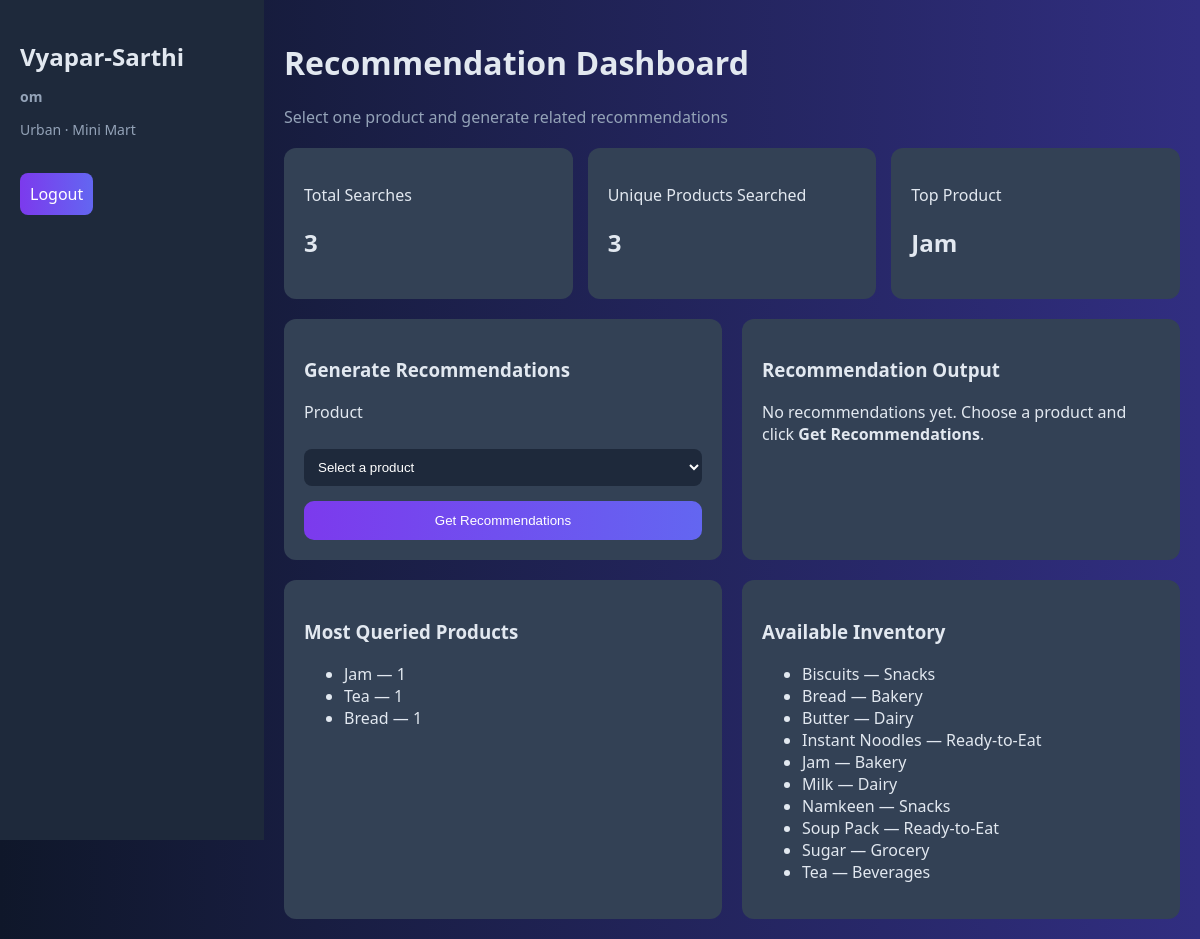
The page /dashboard (signed in) on the database its author committed.
### app/models.py (models this page shows)
class Shopkeeper(Base):
    __tablename__ = 'shopkeepers'
    id = Column(Integer, primary_key=True, index=True)
    shop_name = Column(String, nullable=False)
    owner_name = Column(String, nullable=False)
    username = Column(String, unique=True, nullable=False)
    password_hash = Column(String, nullable=False)
    location = Column(String, nullable=False)
    shop_type = Column(String, nullable=False)
    created_at = Column(DateTime, default=datetime.utcnow)
    searches = relationship('SearchLog', back_populates='shopkeeper')

class Product(Base):
    __tablename__ = 'products'
    id = Column(Integer, primary_key=True, index=True)
    name = Column(String, nullable=False, unique=True)
    category = Column(String, nullable=False)
    base_price = Column(Float, nullable=False)
    tags = Column(String, nullable=False)
    seasonal = Column(String, default='all')

### app/main.py (the view)
@app.get("/dashboard", response_class=HTMLResponse)
def dashboard_page(request: Request, db: Session = Depends(get_db)):
    user = current_user(request, db)
    if not user:
        return RedirectResponse(url="/", status_code=302)
    return render_dashboard(request, db, user)

### app/templates/dashboard.html (shortened to what this page needs)
<!DOCTYPE html>
<html>
<head>
    <link rel="stylesheet" href="/static/style.css">
</head>
<body>
<div class="dashboard">
    <div class="sidebar">
        <h2>Vyapar-Sarthi</h2>
        <p><strong>{{ user.shop_name }}</strong></p>
        <p>{{ user.location }} · {{ display_shop_type }}</p>
        <a href="/logout" class="logout">Logout</a>
    </div>
    <div class="content">
        <h1>Recommendation Dashboard</h1>
        <p class="sub">Select one product and generate related recommendations</p>
        <div class="cards">
            <div class="card">
                <p>Total Searches</p>
                <h2>{{ metrics.total_searches }}</h2>
            </div>
            <div class="card">
                <p>Unique Products Searched</p>
                <h2>{{ metrics.unique_products_searched }}</h2>
            </div>
            <div class="card">
                <p>Top Product</p>
                <h2>{{ metrics.top_product }}</h2>
            </div>
        </div>
        <div class="row">
            <div class="box">
                <h3>Generate Recommendations</h3>
                <form method="POST" action="/recommend">
                    <p>Product</p>
                    <select name="product_id" required>
                        <option value="" disabled {% if not selected %}selected{% endif %}>Select a product</option>
                    </select>
                    <button type="submit" class="btn">Get Recommendations</button>
                </form>
            </div>
            <div class="box">
                <h3>Recommendation Output</h3>
                {% if result %}
                    <p><strong>Base Product:</strong> {{ result.base_product }}</p>
                    <p>{{ result.explanation }}</p>
                    {% if result.recommendations %}
                        <div class="recommendation-list">
                            {% for item in result.recommendations %}
                                <div class="recommendation-item">
                                    <h4>{{ item.name }}</h4>
                                    <p>Category: {{ item.category }}</p>
                                    <p>Price: ₹{{ "%.0f"|format(item.price) }}</p>
                                    <p>Score: {{ item.score }}</p>
                                    <p>{{ item.reason }}</p>
                                </div>
                            {% endfor %}
                        </div>
                    {% else %}
                        <p>No recommendations found for this product.</p>
                    {% endif %}
                {% else %}
                    <p>No recommendations yet. Choose a product and click <strong>Get Recommendations</strong>.</p>
                {% endif %}
            </div>
        </div>
        <div class="row">
            <div class="box">
                <h3>Most Queried Products</h3>
                {% if metrics.top_products %}
                    <ul>
                        {% for name, count in metrics.top_products %}
                            <li>{{ name }} — {{ count }}</li>
                        {% endfor %}
                    </ul>
                {% else %}
                    <p>No search history yet.</p>
                {% endif %}
            </div>
            <div class="box">
                <h3>Available Inventory</h3>
                <ul>
                    {% for product in products %}
                        <li>{{ product.name }} — {{ product.category }}</li>
                    {% endfor %}
                </ul>
            </div>
        </div>
    </div>
</div>
</body>
</html>

### app/static/style.css (style rules this page uses)
body { margin: 0; font-family: 'Segoe UI', Arial, sans-serif; background: linear-gradient(to right, #0f172a, #312e81); color: #e2e8f0; }
.dashboard { display: flex; }
.sidebar { width: 20%; background: #1e293b; padding: 20px; height: 100vh; }
.sidebar h2 { margin-bottom: 10px; }
.sidebar p { color: #94a3b8; font-size: 14px; }
.logout { display: inline-block; margin-top: 20px; padding: 10px; background: linear-gradient(to right, #7c3aed, #6366f1); color: white; text-decoration: none; border-radius: 8px; }
.content { width: 80%; padding: 20px; }
.sub { color: #94a3b8; }
.cards { display: flex; gap: 15px; margin-top: 20px; }
.card { background: #334155; padding: 20px; border-radius: 12px; width: 30%; }
.row { display: flex; gap: 20px; margin-top: 20px; }
.box { background: #334155; padding: 20px; border-radius: 12px; width: 50%; }
input, select { width: 100%; padding: 10px; margin-top: 10px; border-radius: 8px; border: none; background: #1e293b; color: white; }
.btn { display: inline-block; width: 100%; margin-top: 15px; padding: 12px; background: linear-gradient(to right, #7c3aed, #6366f1); color: white; text-align: center; border-radius: 10px; border: none; cursor: pointer; }

### rows shown on the page
Shopkeeper: shop_name "om", location "Urban"
Product: top_product "Jam", name "Jam", count "1", category "Bakery"
Product: name "Tea", count "1", category "Beverages"
Product: name "Bread", count "1", category "Bakery"
Product: name "Biscuits", category "Snacks"
Product: name "Butter", category "Dairy"
Product: name "Instant Noodles", category "Ready-to-Eat"
Product: name "Milk", category "Dairy"
Product: name "Namkeen", category "Snacks"
Product: name "Soup Pack", category "Ready-to-Eat"
Product: name "Sugar", category "Grocery"

### other values the page prints
{{ display_shop_type }} "Mini Mart"
{{ metrics.total_searches }} "3"
{{ metrics.unique_products_searched }} "3"
